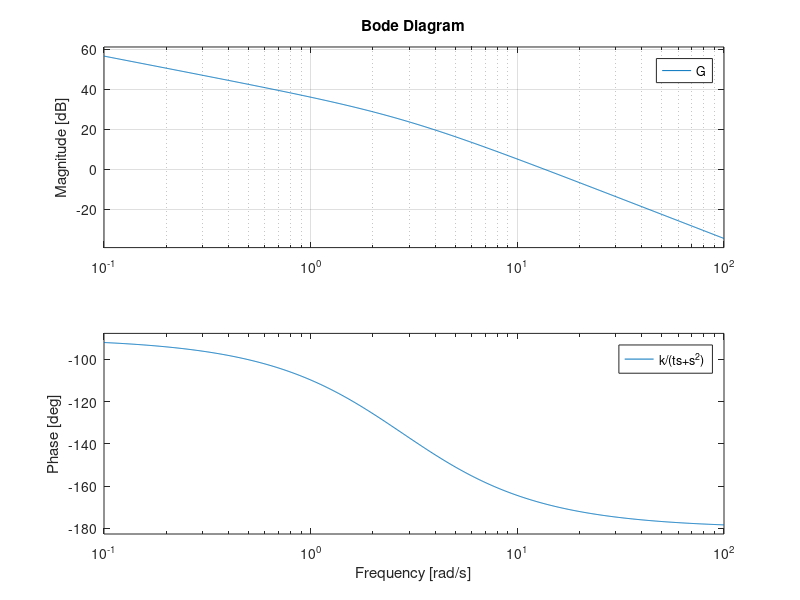

This chart was generated by the following MATLAB code:
k=188
t=1/0.36
close all
num0=[k]
dem0=[1]
G0=tf(num0,dem0)
subplot(3,2,1)
bode(G0),grid
legend('k')

num1=[1]
dem1=[1,0]
G1=tf(num1,dem1)
subplot(3,2,2)
bode(G1),grid
legend('1/s')

num2=[1]
dem2=[1,t]
G2=tf(num2,dem2)
subplot(3,2,3)
bode(G2),grid
legend('1/(t+s)')


num2=[1,0,0]
dem2=[1]
G3=tf(num2,dem2)
subplot(3,2,4)
bode(G3),grid
legend('s')


numf=[k]
denf=[1,t,0]

G=tf(numf,denf)
subplot(3,2,5)
bode(G),grid
legend('k/(ts+s^2)')



